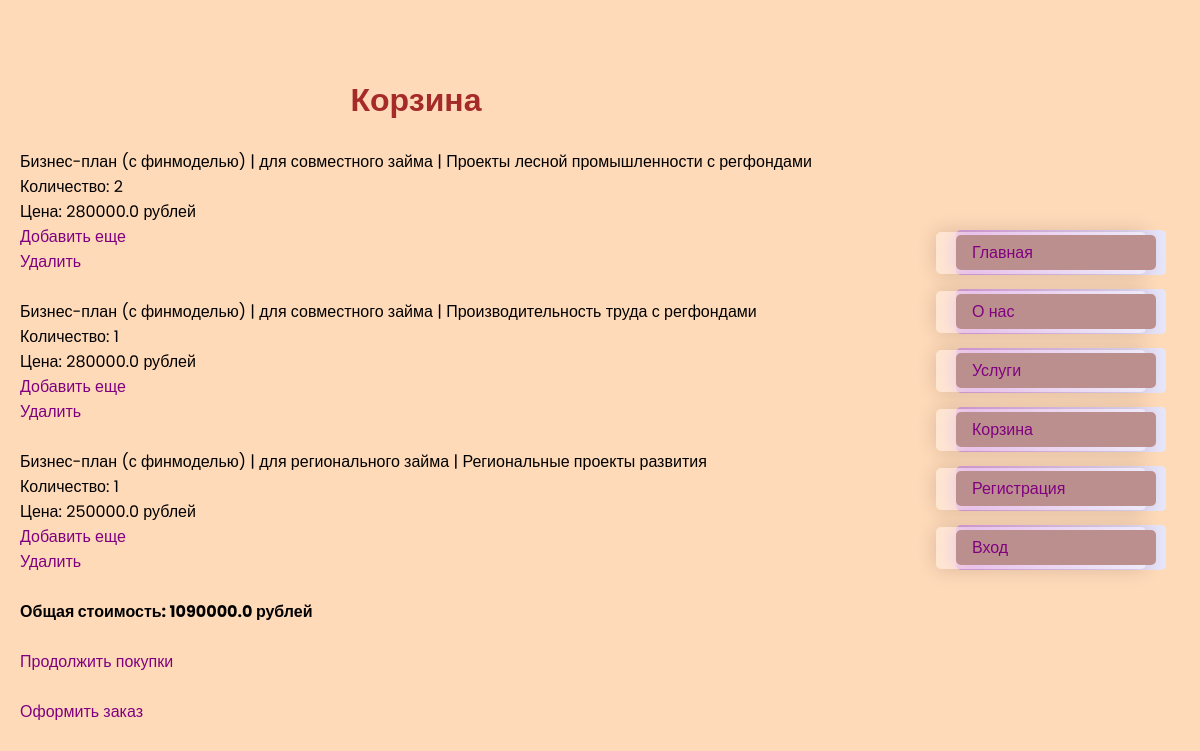
The page /cart/ (signed in) on the database as committed earlier.
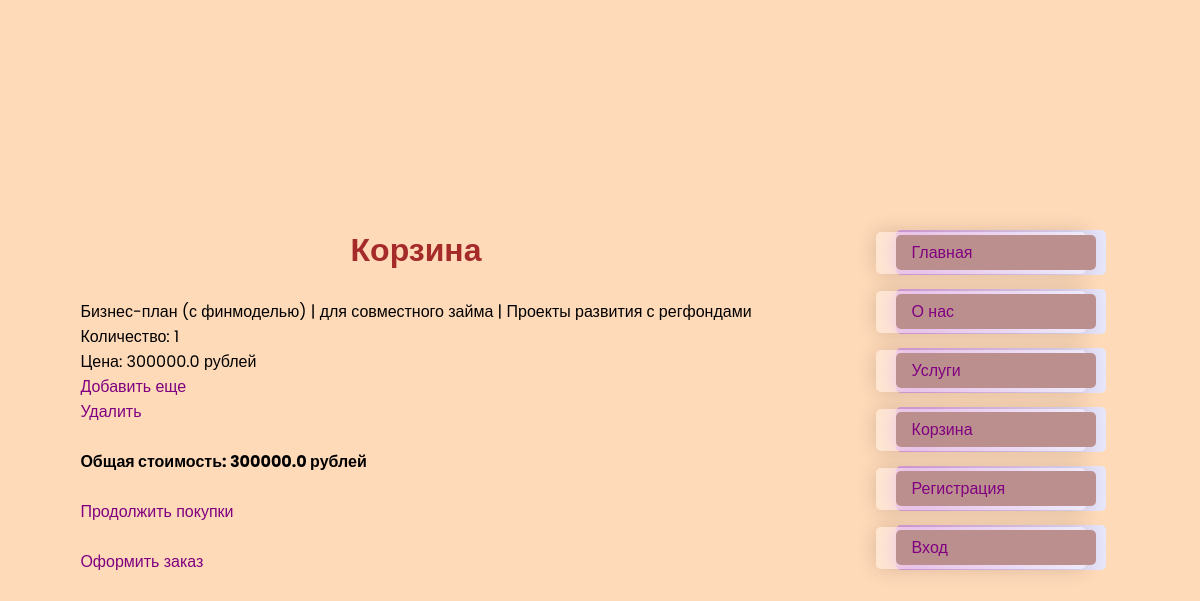
The same page on the database as committed later.
### financial_analyst/models.py (models this page shows, shortened)
class CartItem(models.Model):
    service = models.ForeignKey(Service, on_delete=models.CASCADE)
    quantity = models.PositiveIntegerField(default=0)
    user = models.ForeignKey(User, on_delete=models.CASCADE)
    date_added = models.DateTimeField(auto_now_add=True)

class Service(models.Model):
    TYPES_CHOICES = [
        ('для регионального займа', 'для регионального займа'),
        ('для совместного займа', 'для совместного займа'),
    ]
    PROGRAMS_CHOICES = [
        ('Проекты развития с регфондами', 'Проекты развития с регфондами'),
        ('Комплектующие изделия с регфондами', 'Комплектующие изделия с регфондами'),
        ('Производительность труда с регфондами', 'Производительность труда с регфондами'),
        ('Проекты лесной промышленности с регфондами', 'Проекты лесной промышленности с регфондами'),
        ('Региональные проекты развития', 'Региональные проекты развития'),
    ]
    title = models.CharField(max_length=50, verbose_name='Услуга')
    type = models.CharField(max_length=100,choices=TYPES_CHOICES, verbose_name='Вид займа')
    program = models.CharField(max_length=100,choices=PROGRAMS_CHOICES, verbose_name='Программа займа')
    cost = models.DecimalField(max_digits=9, decimal_places=1, verbose_name='Цена услуги')
    class Meta:
        verbose_name = 'Услуга'
        verbose_name_plural = 'Услуги'

### financial_analyst/views.py (the view)
# urls.py: path('cart/', cart),
@login_required
def cart(request):
    cart_items = CartItem.objects.filter(user=request.user)
    total_cost = sum(item.service.cost * item.quantity for item in cart_items)
    context = {
        'cart_items': cart_items,
        'total_cost': total_cost
    }
    return render(request, 'cart.html', context)

### templates/cart.html (shortened to what this page needs)
<!DOCTYPE html>
<html lang="en">
{% extends 'base_for.html' %}
        {% block content %}
        <h1>Корзина</h1>
        <br>
            {% for item in cart_items %}
                <p>{{ item.service.title }} | {{ item.service.type }} | {{ item.service.program }}</p>
                <p>Количество: {{item.quantity}}</p>
                <p>Цена: {{ item.service.cost }} рублей</p>
                <a href='{% url "add_yet" item.id %}' style="text-decoration: none;" >Добавить еще</a><br>
                <a href='{% url "remove" item.id %}' style="text-decoration: none;" >Удалить</a><br><br>
            {% empty %}
                <h2><strong><em>Пополните корзину новыми покупками!</em></strong></h2>
                <br>
            {% endfor %}
        <p><b>Общая стоимость: {{total_cost}} рублей</b></p>
        <br>
        <a href="/services" style="text-decoration: none;">Продолжить покупки</a><br><br>
        <a href="https://t.me/karasevaad" style="text-decoration: none;">Оформить заказ</a>
        {% endblock %}
        {% block menu %}
        {{ block.super }}
        {% endblock %}

### templates/base_for.html (shortened to what this page needs)
<!DOCTYPE html>
{% load static %}
<html lang="en">
<head>
    <link rel="stylesheet" href="{% static 'style2.css' %}">
</head>
<body>
    <content>
        {% block content %}{% endblock %}
    </content>
    <menu>
        {% block menu %}
        {% include 'main_page.html' %}
        {% endblock %}
    </menu>
</body>
</html>

### templates/main_page.html (shortened to what this page needs)
<!DOCTYPE html>
{% load static %}
<html lang="en">
    <head>
        <link rel="stylesheet" href="{% static 'style1.css' %}">
    </head>
    <body>
        <menu>
            <ul>
                <li><a href="http://127.0.0.1:8000/" style="text-decoration: none; ">Главная</a></li>
                <li><a href="http://127.0.0.1:8000/about_us" style="text-decoration: none; ">О нас</a></li>
                <li><a href="http://127.0.0.1:8000/services" style="text-decoration: none; ">Услуги</a></li>
                <li><a href="http://127.0.0.1:8000/cart" style="text-decoration: none; ">Корзина</a></li>
                <li><a href="http://127.0.0.1:8000/register" style="text-decoration: none; ">Регистрация</a></li>
                <li><a href="http://127.0.0.1:8000/login" style="text-decoration: none; ">Вход</a></li>
            </ul>
        </menu>
    </body>
</html>

### static/style2.css (style rules this page uses)
* { font-family: "Poppins", sans-serif; }
body { background-color: #FFDAB9; font-size: 100%; }
h1 { color: #A52A2A; text-align: center; }

### static/style1.css (style rules this page uses)
* { margin:0; box-sizing: border-box; font-family: "Poppins", sans-serif; }
body { background-color: #FFDAB9; display: flex; justify-content: center; align-items: center; height: 100vh; }
ul li { width: 200px; height: 35px; display: flex; align-items: center; margin: 1.5em; cursor: pointer; padding: 1em; background: #BC8F8F; position: relative; color: white; border-radius: 5px; }
ul li::before, ul li::after { content: ""; position: absolute; z-index: -1; border-radius: 5px; width: 105%; transition: all 0.4s; }
ul li::before { left: 0%; height: 130%; background: linear-gradient(to right, #DDA0DD, #E6E6FA); }
ul li::after { left: -10%; height: 120%; background: #ffffff56; backdrop-filter: blur(10px); box-shadow: 0 0 20px rgba(0, 0, 0, 0.164); }

### templates/main_page.html (style rules this page uses)
a:link { color: #800080 }

Rows that differ between the two databases and show on the page:
removed CartItem: service "Бизнес-план (с финмоделью)", service.type "для совместного займа", service.program "Проекты лесной промышленности с регфондами", quantity "2", service.cost "280000.0"
removed CartItem: service "Бизнес-план (с финмоделью)", service.type "для совместного займа", service.program "Производительность труда с регфондами", quantity "1", service.cost "280000.0"
removed CartItem: service "Бизнес-план (с финмоделью)", service.type "для регионального займа", service.program "Региональные проекты развития", quantity "1", service.cost "250000.0"
added CartItem: service "Бизнес-план (с финмоделью)", service.type "для совместного займа", service.program "Проекты развития с регфондами", quantity "1", service.cost "300000.0"
Other text that changed with them:
{{ total_cost }}: "1090000.0" → "300000.0"
